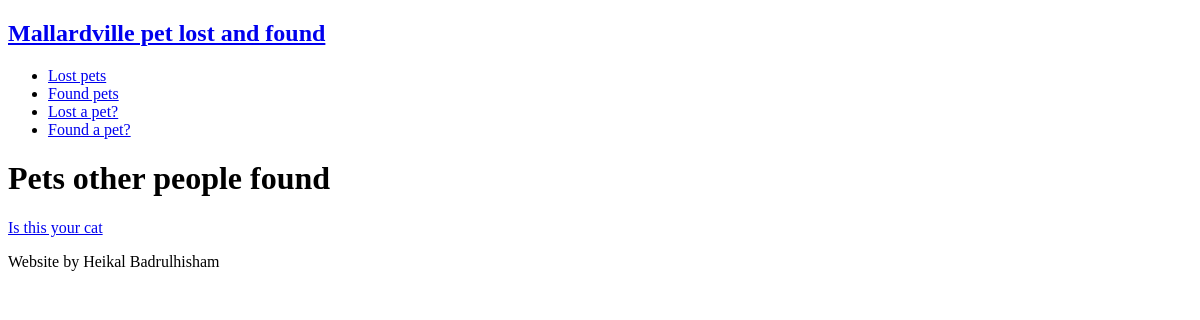
/post/found/, run on an earlier commit of the app's database.
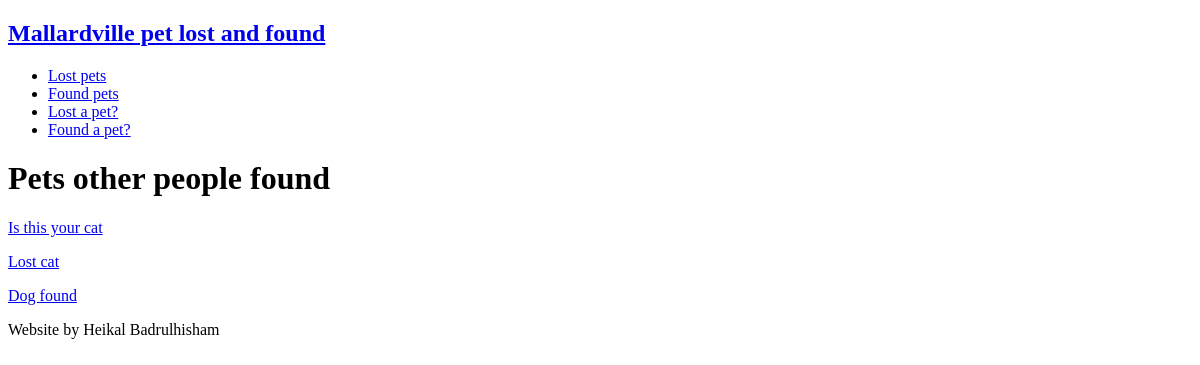
And on a later commit of the database.
### posts/models.py (models this page shows)
class Post(models.Model):
    title = models.CharField(max_length=80)
    picture = models.FileField(upload_to='uploads/', blank=True, null=True)
    description = models.TextField(null=True)
    email = models.EmailField(blank=True, null=True)
    phone = models.CharField(max_length=80, blank=True, null=True)
    date_posted = models.DateField(auto_now=True)
    award = models.DecimalField(max_digits=100, decimal_places=2, blank=True,
                                null=True, default=0.00)
    def get_absolute_url(self):
        return reverse('post-detail', kwargs={'id': self.id})

class FoundPost(Post):
    pass

class Post(models.Model):
    title = models.CharField(max_length=80)
    picture = models.FileField(upload_to='uploads/', blank=True, null=True)
    description = models.TextField(null=True)
    email = models.EmailField(blank=True, null=True)
    phone = models.CharField(max_length=80, blank=True, null=True)
    date_posted = models.DateField(auto_now=True)
    award = models.DecimalField(max_digits=100, decimal_places=2, blank=True,
                                null=True, default=0.00)
    def get_absolute_url(self):
        return reverse('post-detail', kwargs={'id': self.id})

### posts/views.py (the view)
# urls.py: path('found/', found_post_list_view, name='found-post-list'),
def found_post_list_view(request):
    heading = "Pets other people found"
    return post_list_view(request, FoundPost, heading)

### posts/views.py (called while the page is built)
def post_list_view(request, PostClass, heading):
    queryset = PostClass.objects.all()
    context = {'posts': queryset, 'heading': heading}
    return render(request, 'posts/post_list.html', context)

### posts/templates/posts/post_list.html
{% extends 'base.html' %}
{% block content %}
<h1>{{ heading }}</h1>
{% for post in posts %}
    <a href="{{ post.get_absolute_url }}"><p>{{ post.title }}</p></a>
{% endfor %}
{% endblock %}

What changed in the data, as far as the page shows it:
added FoundPost: title "Lost cat"
added FoundPost: title "Dog found"
